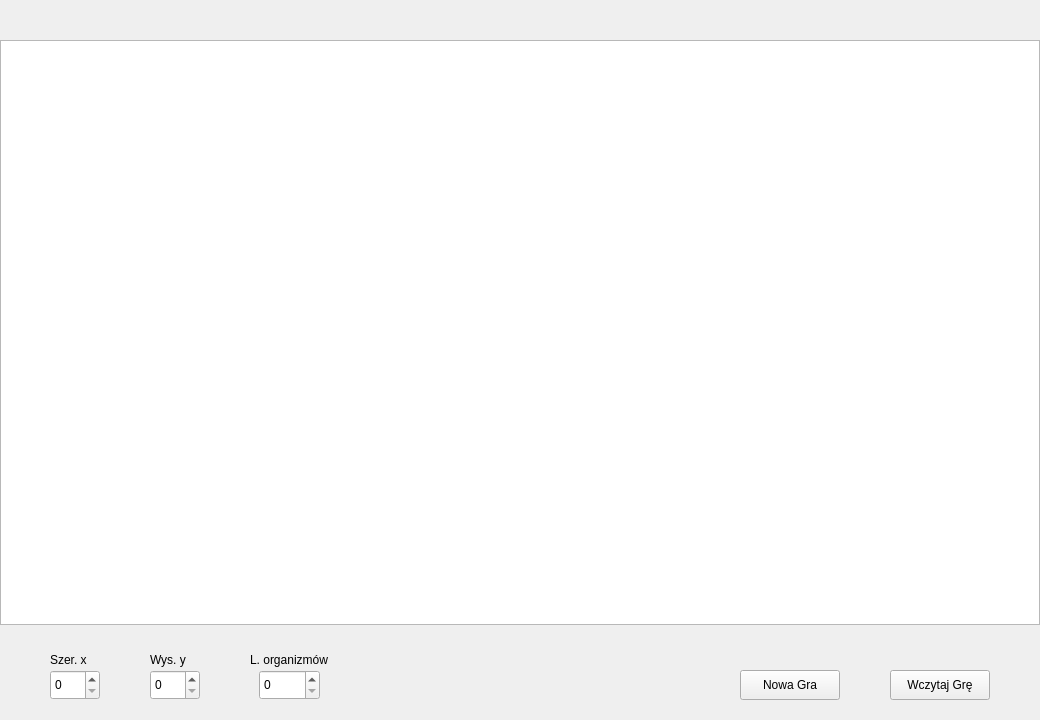
<?xml version="1.0" encoding="UTF-8"?>
<ui version="4.0">
 <class>Menu</class>
 <widget class="QWidget" name="Menu">
  <property name="geometry">
   <rect>
    <x>0</x>
    <y>0</y>
    <width>1040</width>
    <height>720</height>
   </rect>
  </property>
  <property name="windowTitle">
   <string>Menu</string>
  </property>
  <widget class="QSpinBox" name="x_read">
   <property name="geometry">
    <rect>
     <x>50</x>
     <y>670</y>
     <width>50</width>
     <height>30</height>
    </rect>
   </property>
  </widget>
  <widget class="QPushButton" name="new_game_button">
   <property name="geometry">
    <rect>
     <x>740</x>
     <y>670</y>
     <width>100</width>
     <height>30</height>
    </rect>
   </property>
   <property name="text">
    <string>Nowa Gra</string>
   </property>
  </widget>
  <widget class="QPushButton" name="load_button">
   <property name="geometry">
    <rect>
     <x>890</x>
     <y>670</y>
     <width>100</width>
     <height>30</height>
    </rect>
   </property>
   <property name="text">
    <string>Wczytaj Grę</string>
   </property>
  </widget>
  <widget class="QSpinBox" name="y_read">
   <property name="geometry">
    <rect>
     <x>150</x>
     <y>670</y>
     <width>50</width>
     <height>30</height>
    </rect>
   </property>
  </widget>
  <widget class="QSpinBox" name="organisms_nr_read">
   <property name="geometry">
    <rect>
     <x>259</x>
     <y>670</y>
     <width>61</width>
     <height>30</height>
    </rect>
   </property>
  </widget>
  <widget class="QGraphicsView" name="world_picture">
   <property name="geometry">
    <rect>
     <x>0</x>
     <y>40</y>
     <width>1040</width>
     <height>585</height>
    </rect>
   </property>
  </widget>
  <widget class="QLabel" name="label">
   <property name="geometry">
    <rect>
     <x>50</x>
     <y>650</y>
     <width>50</width>
     <height>20</height>
    </rect>
   </property>
   <property name="text">
    <string>Szer. x</string>
   </property>
  </widget>
  <widget class="QLabel" name="label_2">
   <property name="geometry">
    <rect>
     <x>150</x>
     <y>650</y>
     <width>50</width>
     <height>20</height>
    </rect>
   </property>
   <property name="text">
    <string>Wys. y</string>
   </property>
  </widget>
  <widget class="QLabel" name="label_3">
   <property name="geometry">
    <rect>
     <x>250</x>
     <y>650</y>
     <width>90</width>
     <height>20</height>
    </rect>
   </property>
   <property name="text">
    <string>L. organizmów</string>
   </property>
  </widget>
 </widget>
 <resources/>
 <connections/>
</ui>
